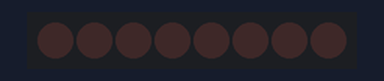
A sketch run on a simulated Arduino Uno, built with avr-gcc and run on an emulated ATmega328P. Shown: 8 shift-register outputs drawn as a row of LEDs (first output left, lit = HIGH). Wiring (inferred from the names in the program): shift register (74HC595): data pin 11; shift clock pin 12; latch pin 13. Wiring (inferred from the signals the program sends): row of LEDs: on Q0, Q1, Q2, Q3, Q4, Q5, Q6, Q7.

Above: at 0.15 s.
At 2.2 s:
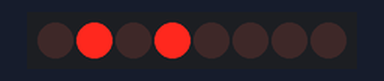
At 4.2 s:
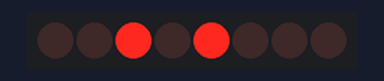
At 8.2 s:
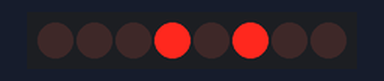
At 12.2 s:
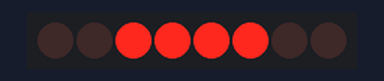
At 16.2 s:
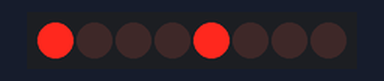
Timing chart, 0 to 16.5 s (numbered marks = the images above):
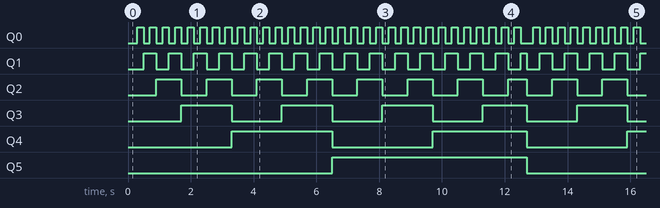

The sketch:

shiftregister.ino
```cpp
int dataPin = 11;
int latchPin = 13;
int clockPin = 12;

void setup() {
  pinMode(dataPin, OUTPUT);
  pinMode(latchPin, OUTPUT);
  pinMode(clockPin, OUTPUT);
  //Serial.begin(9600);
}

void loop() {
  for (int i = 0; i < 63; i++) {
    //Serial.println(i);
    digitalWrite(latchPin, LOW);
    digitalWrite(clockPin, LOW);
    shiftOut(dataPin, clockPin, MSBFIRST, i);
    delay(100);
    digitalWrite(latchPin, HIGH);
    delay(100);
  }
}
```

Measured:
- by itself, Q0: moves between LOW and HIGH, repeating every 5.2 s
- by itself, Q1: moves between LOW and HIGH, repeating every 5.6 s
- by itself, Q2: repeats every 12.6 s: 6 × (LOW 0.80 s, HIGH 0.80 s), LOW 0.80 s, HIGH 0.60 s, LOW 0.80 s, HIGH 0.80 s
- by itself, Q3: alternates HIGH for 1.6 s and LOW for 1.6 s
- by itself, Q4: alternates HIGH for 3.1 s and LOW for 3.2 s
- by itself, Q5: alternates HIGH for 6.2 s and LOW for 6.4 s
